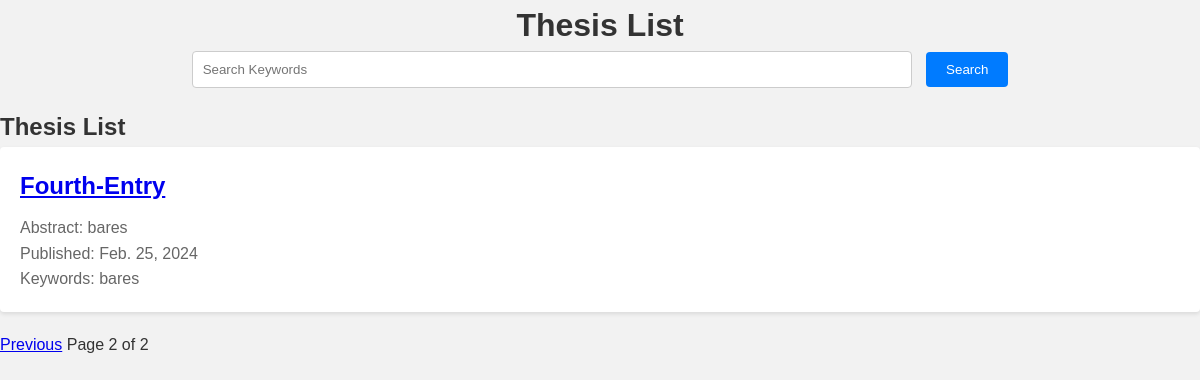
/thesis/?page=2, run on an earlier commit of the app's database.
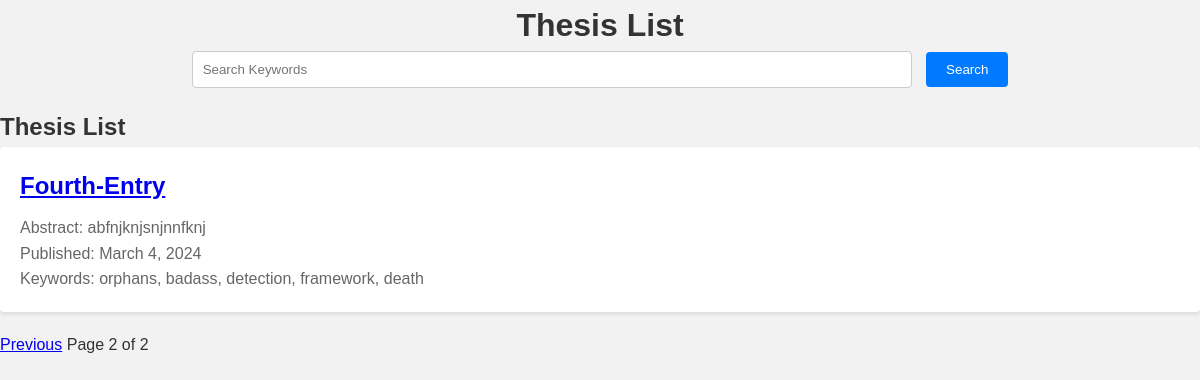
And on a later commit of the database.
### content/models.py (models this page shows, shortened)
class Thesis(models.Model):
    title = models.CharField(max_length=255)
    slug = models.SlugField(max_length=255, unique=True, blank=True
                            ,unique_for_date = "published_date")
    authors = models.CharField(max_length=100)
    abstract = models.TextField()
    body = models.TextField()
    panelist = models.CharField(max_length=100)
    advisors = models.CharField(max_length=255)
    department = models.CharField(max_length=100)
    defense_date = models.DateField()
    published_date = models.DateField(default=timezone.now)
    keywords = models.CharField(max_length=255)
    status = models.CharField(
        max_length=2,
        choices=[
            ("RJ", "Rejected"),
            ("PB", "Published"),
            ("UR", "Under Review"),
        ],
        default="UR"
    )
    class Meta:
        ordering = ['-published_date']
        indexes = [
            models.Index(fields=['-published_date'])
        ]
    def get_absolute_url(self):
        return reverse('content:thesis_details', args=[self.published_date.year, self.published_date.month,self.published_date.day,self.slug])

### content/views.py (the view)
# urls.py: path('', views.show_thesis, name='thesis_list'),
def show_thesis(request):
    theses_list = Thesis.objects.all()
    paginator = Paginator(theses_list, 3)
    page_number = request.GET.get('page', 1)
    theses = paginator.page(page_number)
    return render(request, 'inner_working/list.html', {'existing_data': theses})

### content/templates/inner_working/list.html (shortened to what this page needs)
{% load static %}
<!DOCTYPE html>
<html lang="en">
<head>
    <link rel="stylesheet" href="{% static 'css/style_base.css' %}">
</head>
<body>
    <div class="head_style">
        <h1>Thesis List</h1>
        <div class="search-container">
            <form action="{% url 'content:thesis_search' %}" method="get" onsubmit="return validateSearch()">
                <input type="text" name="q" placeholder="Search Keywords" value="{{ request.GET.q }}">
                <button type="submit">Search</button>
            </form>
        </div>
    </div>
    {% if not request.GET.q and existing_data %}
    <div class="existing-data">
        <h2>Thesis List</h2>
        {% for thesis in existing_data %}
            <div class="thesis-item">
                <h2><a href="{{thesis.get_absolute_url}}">{{ thesis.title }}</a></h2>
                <p>Abstract: {{thesis.abstract }}</p>
                <p>Published: {{ thesis.published_date }}</p>
                <p>Keywords: {{ thesis.keywords }}</p>
            </div>
        {% endfor %}
        {% include "paginator.html" with page=theses%}
    </div>
    {% endif %}
</body>
</html>

What changed in the data, as far as the page shows it:
changed Thesis "Fourth-Entry": abstract "bares" → "abfnjknjsnjnnfknj"; published_date "Feb. 25, 2024" → "March 4, 2024"; keywords "bares" → "orphans, badass, detection, framework, death"
